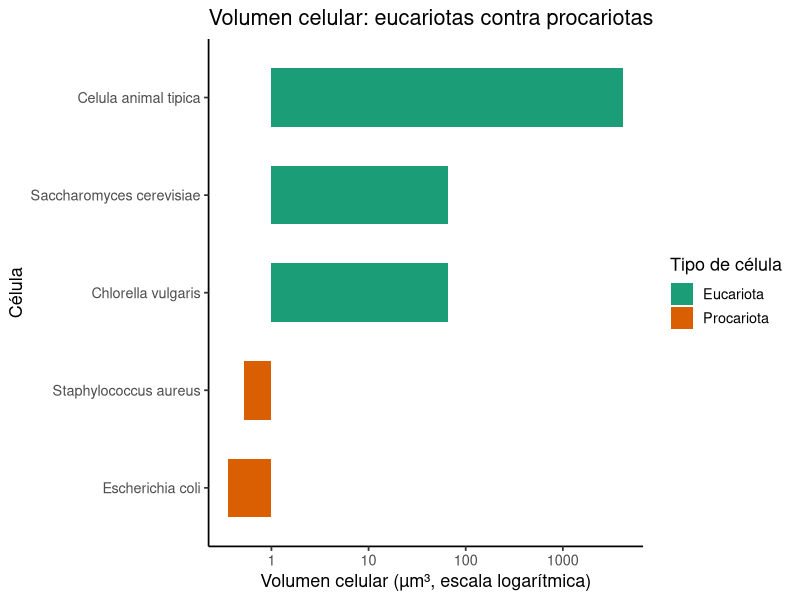
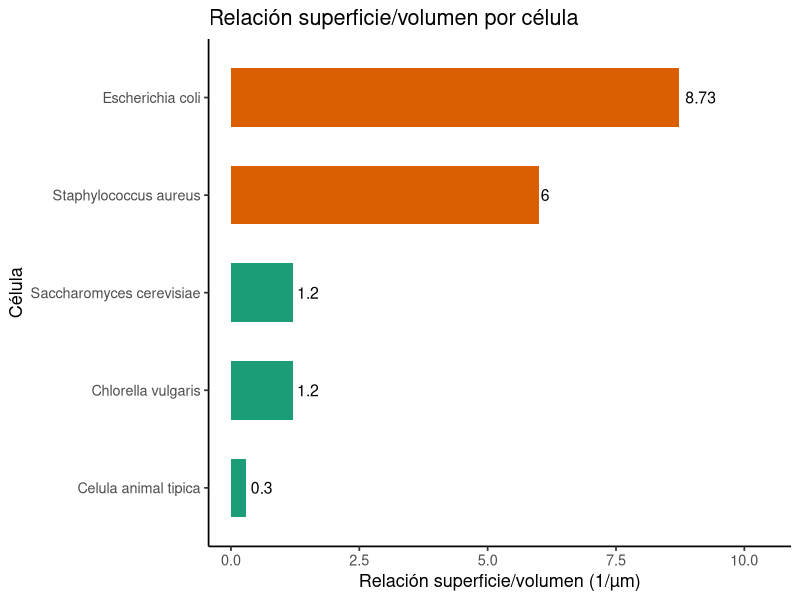
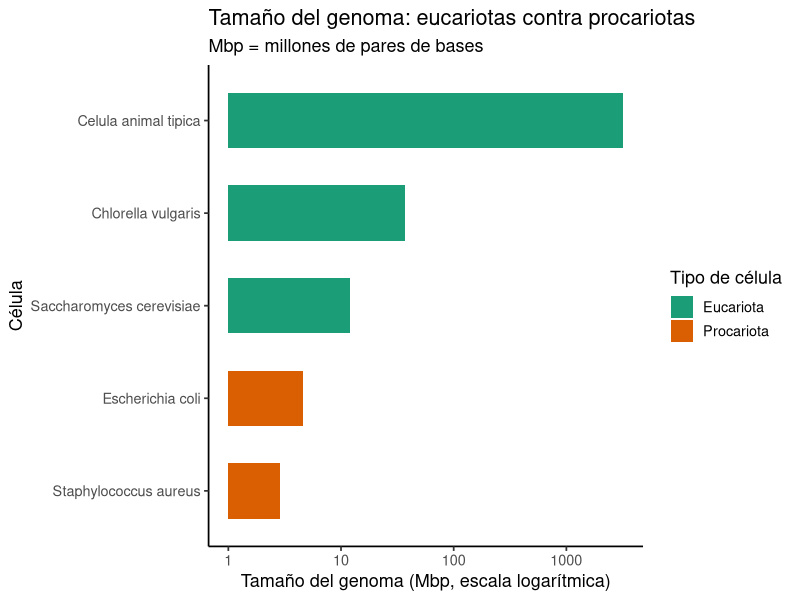
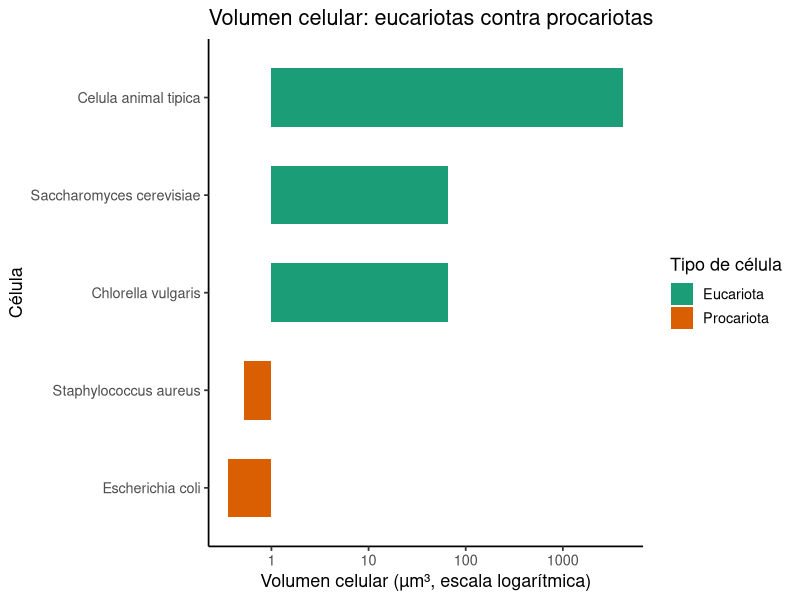
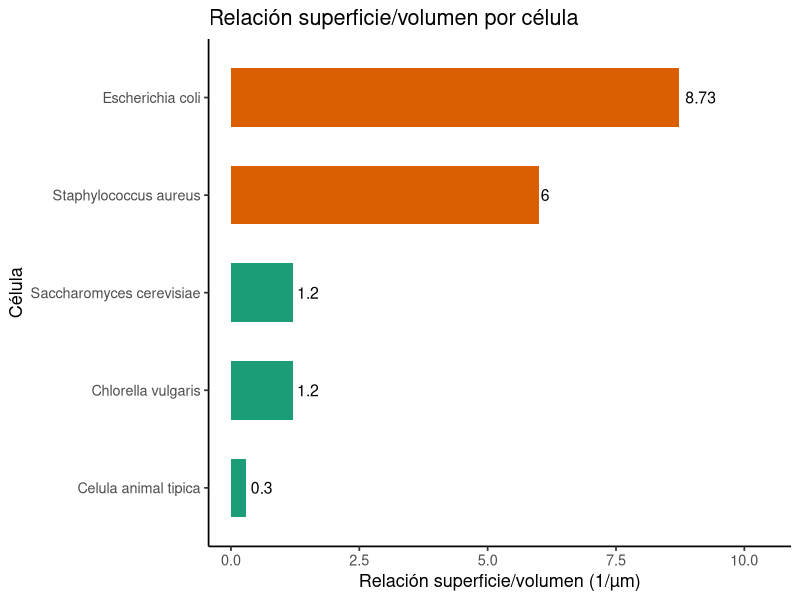
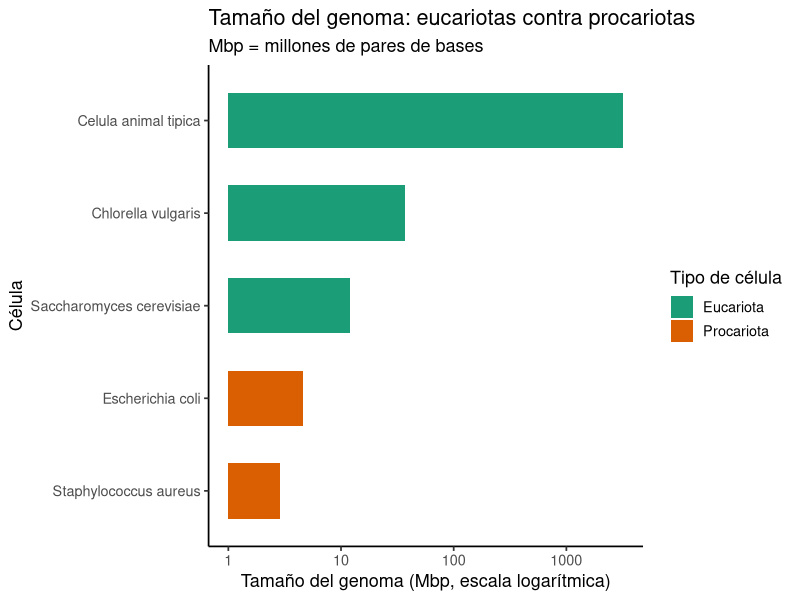

These charts were generated, in order, by the following R code:
# ==========================================================================
# Células eucariotas y procariotas: comparación cuantitativa
# ==========================================================================
# Autor: Dr. José Juan Torres Martínez
# Docente de Ciencias Químicas
# Universidad Autónoma de San Luis Potosí (UASLP)
# México
#
# Material académico para estudiantes
# Serie Aprende R — Biología celular
#
# Descripción: Segunda lección de biología celular. Se compara la célula
#   eucariota con la célula procariota con números, no solo con palabras:
#   a partir de los tamaños y los genomas de cinco células (archivo
#   datos_celulas_comparacion.csv) se calculan en R el volumen, la
#   superficie y la relación superficie/volumen de cada una. Los ejemplos
#   son Escherichia coli y Staphylococcus aureus (procariotas),
#   Saccharomyces cerevisiae (levadura) y Chlorella vulgaris (eucariotas
#   unicelulares), y una célula animal típica como referencia de eucariota
#   grande. También se comparan los tamaños de los genomas y la presencia
#   de organelos.
#
# Objetivos de aprendizaje:
#   - Leer una tabla de comparación con read_csv().
#   - Calcular volumen y superficie según la forma de la célula: esfera
#     para cocos y células eucariotas, cápsula para bacilos como E. coli.
#   - Calcular la relación superficie/volumen y explicar por qué las
#     células pequeñas la tienen mayor.
#   - Comparar tamaños de genomas en escala logarítmica (Mbp).
#   - Decir qué organelos tiene cada tipo de célula y cuáles no.
#
# Datos: archivo datos_celulas_comparacion.csv. Los tamaños son valores
#   típicos publicados: E. coli mide unos 2.0 µm de largo y 0.5 µm de
#   diámetro, con un genoma de 4.64 Mbp (cepa K-12); S. aureus es un coco
#   de 0.5-1.0 µm de diámetro, con un genoma de 2.80-2.90 Mbp;
#   Chlorella vulgaris mide 2-10 µm de diámetro y su genoma es de
#   37.34 Mbp (cepa UTEX 395, Guarnieri et al., 2018); S. cerevisiae
#   tiene un genoma de 12.1 Mbp; el genoma humano tiene 3200 Mbp.
#   Los diámetros típicos de la levadura (5 µm) y de la célula animal
#   (20 µm) son valores típicos de libros de texto.
# ==========================================================================

# --------------------------------------------------------------------------
# 1. Cargar paquetes
# --------------------------------------------------------------------------
library(tidyverse)

# --------------------------------------------------------------------------
# 2. La pregunta y el contexto
# --------------------------------------------------------------------------
# Pregunta: ¿en qué se diferencia una célula eucariota de una procariota,
#   en números?
#
# - Eucariota: tiene núcleo definido (con membrana) y organelos con
#   membrana (mitocondrias, y cloroplastos en las fotosintéticas).
#   Ejemplos: Chlorella vulgaris, Saccharomyces cerevisiae, célula animal.
# - Procariota: no tiene núcleo definido ni organelos con membrana; su
#   ADN está en una región llamada nucleoide. Ejemplos: E. coli,
#   Staphylococcus aureus.
#
# Variables del archivo:
#   - organismo: nombre de la célula.
#   - tipo_celular: Eucariota o Procariota.
#   - forma: esfera (cocos y eucariotas), bastón (E. coli).
#   - diametro_um: diámetro típico de la célula, en µm.
#   - largo_um: largo de la célula, en µm (solo para el bastón).
#   - diametro_min_um, diametro_max_um: rango publicado, en µm.
#   - genoma_Mbp: tamaño del genoma, en millones de pares de bases (Mbp).
#   - genes_aprox: número aproximado de genes.
#   - nucleo, cloroplasto, mitocondria: Sí o No.
#   - ribosoma: 70S (procariota) u 80S (eucariota).

# --------------------------------------------------------------------------
# 3. Leer los datos
# --------------------------------------------------------------------------
datos <- read_csv("datos_celulas_comparacion.csv", show_col_types = FALSE)

print(datos)

# --------------------------------------------------------------------------
# 4. Volumen, superficie y relación superficie/volumen A PARTIR DE LOS DATOS
# --------------------------------------------------------------------------
# Esfera (cocos, levadura, Chlorella, célula animal):
#   V = (4/3) * pi * r^3 ; A = 4 * pi * r^2 ; A/V = 3 / r
# Cápsula (bastón de E. coli: cilindro con dos extremos semiesféricos):
#   V = pi * r^2 * (largo - 2*r) + (4/3) * pi * r^3
#   A = 2 * pi * r * (largo - 2*r) + 4 * pi * r^2
# con r = diámetro / 2. El volumen, la superficie y la relación
# superficie/volumen se calculan en R a partir del diámetro y del largo
# de la tabla.

datos <- datos %>%
  mutate(
    radio_um = diametro_um / 2,
    volumen_um3 = if_else(
      is.na(largo_um),
      (4 / 3) * pi * radio_um^3,
      pi * radio_um^2 * (largo_um - 2 * radio_um) +
        (4 / 3) * pi * radio_um^3
    ),
    superficie_um2 = if_else(
      is.na(largo_um),
      4 * pi * radio_um^2,
      2 * pi * radio_um * (largo_um - 2 * radio_um) +
        4 * pi * radio_um^2
    ),
    sup_vol_por_um = superficie_um2 / volumen_um3
  )

print(select(datos, organismo, tipo_celular, volumen_um3,
             superficie_um2, sup_vol_por_um))

# --------------------------------------------------------------------------
# 5. Comparaciones entre células (cocientes calculados en R)
# --------------------------------------------------------------------------
# ¿Cuántas veces cabe una célula dentro de otra? Se divide el volumen
# de una entre el volumen de la otra. Lo mismo con los genomas.

volumen_ecoli <- filter(datos, organismo == "Escherichia coli")$volumen_um3
volumen_chlorella <- filter(datos, organismo == "Chlorella vulgaris")$volumen_um3
volumen_animal <- filter(datos, organismo == "Celula animal tipica")$volumen_um3
sup_vol_ecoli <- filter(datos, organismo == "Escherichia coli")$sup_vol_por_um
sup_vol_chlorella <- filter(datos, organismo == "Chlorella vulgaris")$sup_vol_por_um
genoma_ecoli <- filter(datos, organismo == "Escherichia coli")$genoma_Mbp
genoma_chlorella <- filter(datos, organismo == "Chlorella vulgaris")$genoma_Mbp
genoma_animal <- filter(datos, organismo == "Celula animal tipica")$genoma_Mbp

comparaciones <- tibble(
  comparacion = c(
    "Volumen de Chlorella / volumen de E. coli",
    "Volumen de célula animal / volumen de E. coli",
    "Volumen de célula animal / volumen de Chlorella",
    "Sup/vol de E. coli / sup/vol de Chlorella",
    "Genoma de Chlorella / genoma de E. coli",
    "Genoma humano / genoma de E. coli"
  ),
  veces = c(
    volumen_chlorella / volumen_ecoli,
    volumen_animal / volumen_ecoli,
    volumen_animal / volumen_chlorella,
    sup_vol_ecoli / sup_vol_chlorella,
    genoma_chlorella / genoma_ecoli,
    genoma_animal / genoma_ecoli
  )
)

print(comparaciones)

# --------------------------------------------------------------------------
# 6. ¿Qué organelos tiene cada célula?
# --------------------------------------------------------------------------
print(select(datos, organismo, tipo_celular, nucleo, cloroplasto,
             mitocondria, ribosoma))

# --------------------------------------------------------------------------
# 7. Gráfica 1: volumen celular (escala logarítmica)
# --------------------------------------------------------------------------
grafica_volumen <- ggplot(
  datos,
  aes(x = reorder(organismo, volumen_um3), y = volumen_um3,
      fill = tipo_celular)
) +
  geom_col(width = 0.6) +
  scale_y_log10() +
  scale_fill_manual(values = c("Eucariota" = "#1b9e77",
                               "Procariota" = "#d95f02")) +
  coord_flip() +
  labs(
    x = "Célula",
    y = "Volumen celular (µm³, escala logarítmica)",
    fill = "Tipo de célula",
    title = "Volumen celular: eucariotas contra procariotas"
  ) +
  theme_classic(base_size = 13)

print(grafica_volumen)

# --------------------------------------------------------------------------
# 8. Gráfica 2: relación superficie/volumen
# --------------------------------------------------------------------------
grafica_sup_vol <- ggplot(
  datos,
  aes(x = reorder(organismo, sup_vol_por_um), y = sup_vol_por_um,
      fill = tipo_celular)
) +
  geom_col(width = 0.6) +
  geom_text(
    aes(label = round(sup_vol_por_um, 2)),
    hjust = -0.2, size = 4
  ) +
  scale_fill_manual(values = c("Eucariota" = "#1b9e77",
                               "Procariota" = "#d95f02")) +
  scale_y_continuous(expand = expansion(mult = c(0.05, 0.25))) +
  coord_flip() +
  labs(
    x = "Célula",
    y = "Relación superficie/volumen (1/µm)",
    fill = "Tipo de célula",
    title = "Relación superficie/volumen por célula"
  ) +
  theme_classic(base_size = 13) +
  theme(legend.position = "none")

print(grafica_sup_vol)

# --------------------------------------------------------------------------
# 9. Gráfica 3: tamaño del genoma (escala logarítmica)
# --------------------------------------------------------------------------
grafica_genoma <- ggplot(
  datos,
  aes(x = reorder(organismo, genoma_Mbp), y = genoma_Mbp,
      fill = tipo_celular)
) +
  geom_col(width = 0.6) +
  scale_y_log10() +
  scale_fill_manual(values = c("Eucariota" = "#1b9e77",
                               "Procariota" = "#d95f02")) +
  coord_flip() +
  labs(
    x = "Célula",
    y = "Tamaño del genoma (Mbp, escala logarítmica)",
    fill = "Tipo de célula",
    title = "Tamaño del genoma: eucariotas contra procariotas",
    subtitle = "Mbp = millones de pares de bases"
  ) +
  theme_classic(base_size = 13)

print(grafica_genoma)

# --------------------------------------------------------------------------
# 10. Exportar las gráficas
# --------------------------------------------------------------------------
# Todas las gráficas de la lección se guardan como archivos PNG en alta
# resolución (300 dpi), listas para un informe o una presentación.
ggsave("eucariotas-procariotas-volumen.png", grafica_volumen,
       width = 18, height = 12, units = "cm", dpi = 300)
ggsave("eucariotas-procariotas-superficie-volumen.png", grafica_sup_vol,
       width = 18, height = 12, units = "cm", dpi = 300)
ggsave("eucariotas-procariotas-genoma.png", grafica_genoma,
       width = 18, height = 12, units = "cm", dpi = 300)

# --------------------------------------------------------------------------
# Interpretación: Gráfica 1 (volumen celular)
# --------------------------------------------------------------------------
# - Eje X: célula (E. coli, S. aureus, S. cerevisiae, Chlorella vulgaris
#   y célula animal típica). No es una cantidad, son cinco células.
# - Eje Y: volumen celular, en micrómetros cúbicos (µm³), en escala
#   logarítmica (cada marca multiplica por 10). La escala es
#   logarítmica porque los volúmenes van de 0.36 µm³ (E. coli) a
#   4188.79 µm³ (célula animal): más de 10 000 veces de diferencia, y
#   en escala lineal las bacterias no se verían.
# - Lo que se aprecia: las dos procariotas (naranja) están abajo, con
#   volúmenes menores de 1 µm³: E. coli 0.36 µm³ y S. aureus 0.52 µm³.
#   Las eucariotas unicelulares (verde) están en medio, con 65.45 µm³
#   cada una (levadura y Chlorella miden lo mismo, 5 µm de diámetro).
#   La célula animal típica (20 µm de diámetro) está arriba, con
#   4188.79 µm³.
# - Qué significa: una célula de Chlorella vulgaris tiene un volumen
#   unas 182 veces mayor que una de E. coli, y una célula animal
#   típica tiene un volumen unas 11 636 veces mayor que E. coli y 64
#   veces mayor que Chlorella. El volumen crece con el cubo del
#   diámetro: una célula 4 veces más ancha (20 µm contra 5 µm) tiene
#   64 veces más volumen (4^3 = 64). Por eso las eucariotas pueden
#   tener organelos y las procariotas no: hay espacio para ellos.
# - Nota sobre E. coli: el volumen calculado con el modelo de cápsula
#   (0.36 µm³, con 0.5 µm de diámetro) es menor que el rango publicado
#   de 0.6-0.7 µm³. La diferencia es que las células publicadas se
#   midieron en medio rico, donde E. coli es más ancha (unos 0.7 µm
#   de diámetro). El modelo y la fórmula son los mismos; cambia el
#   diámetro que se pone en la tabla.
#
# Interpretación: Gráfica 2 (relación superficie/volumen)
# --------------------------------------------------------------------------
# - Eje X: célula (las mismas cinco). No es una cantidad, son cinco
#   células.
# - Eje Y: relación superficie/volumen, en 1/µm. Es la superficie de la
#   célula (µm²) dividida entre su volumen (µm³): las unidades µm²/µm³
#   se simplifican a 1/µm. El número está escrito al final de cada
#   barra.
# - Lo que se aprecia: E. coli tiene la relación más alta (8.73 1/µm),
#   seguida de S. aureus (6.00 1/µm). Las eucariotas unicelulares
#   tienen 1.20 1/µm y la célula animal típica solo 0.30 1/µm. La
#   relación baja cuando la célula crece: para una esfera es 3/r, así
#   que al duplicar el radio, la relación se reduce a la mitad.
# - Qué significa: las células pequeñas tienen mucha más superficie por
#   cada unidad de volumen, así que intercambian nutrientes y desechos
#   con el exterior más rápido en relación con su tamaño. La relación
#   superficie/volumen de E. coli es 7.3 veces mayor que la de
#   Chlorella. Por eso las bacterias crecen y se dividen rápido y las
#   células grandes necesitan organelos y sistemas internos de
#   transporte: su superficie ya no alcanza para abastecer todo su
#   volumen por difusión.
#
# Interpretación: Gráfica 3 (tamaño del genoma)
# --------------------------------------------------------------------------
# - Eje X: célula (las mismas cinco). No es una cantidad, son cinco
#   células.
# - Eje Y: tamaño del genoma, en millones de pares de bases (Mbp), en
#   escala logarítmica. 1 Mbp = 1 000 000 de pares de bases. La escala
#   es logarítmica porque los genomas van de 2.90 Mbp (S. aureus) a
#   3200 Mbp (humano): más de 1000 veces de diferencia.
# - Lo que se aprecia: las procariotas (naranja) tienen los genomas más
#   pequeños: S. aureus 2.90 Mbp y E. coli 4.64 Mbp. La levadura tiene
#   12.1 Mbp y Chlorella vulgaris 37.34 Mbp. El genoma humano (3200
#   Mbp) es mucho mayor que todos los demás.
# - Qué significa: el genoma de Chlorella vulgaris es 8.0 veces mayor
#   que el de E. coli y 3.1 veces mayor que el de la levadura, y el
#   genoma humano es 690 veces mayor que el de E. coli. Pero el tamaño
#   del genoma no crece igual que el número de genes: E. coli tiene
#   unos 4300 genes y el humano unos 21 000 (solo 4.9 veces más genes
#   para un genoma 690 veces mayor). Gran parte del genoma humano es
#   ADN que no codifica proteínas. Además, el tamaño del genoma no
#   dice qué tan compleja es la célula: Chlorella tiene un genoma
#   mayor que la levadura y ambas son eucariotas unicelulares.
#
# --------------------------------------------------------------------------
# Qué aprendimos
# --------------------------------------------------------------------------
# - La diferencia entre eucariota y procariota se mide con números: una
#   célula de Chlorella vulgaris tiene un volumen unas 182 veces mayor
#   que una de E. coli, y una célula animal típica unas 11 636 veces
#   mayor que E. coli.
# - El volumen y la superficie se calculan A PARTIR DE LOS DATOS, según
#   la forma: esfera para cocos y eucariotas, cápsula para el bastón
#   de E. coli. El volumen crece con el cubo del diámetro.
# - La relación superficie/volumen es mayor en las células pequeñas:
#   E. coli 8.73 1/µm contra 1.20 1/µm de Chlorella y 0.30 1/µm de
#   una célula animal. Por eso las células grandes necesitan organelos
#   y transporte interno.
# - Los genomas también se comparan en escala logarítmica: Chlorella
#   vulgaris 37.34 Mbp, E. coli 4.64 Mbp, humano 3200 Mbp. El tamaño
#   del genoma no crece igual que el número de genes.
# - Las procariotas no tienen núcleo, ni cloroplastos, ni mitocondrias,
#   y sus ribosomas son 70S; las eucariotas tienen núcleo y
#   mitocondrias, ribosomas 80S, y cloroplastos solo si son
#   fotosintéticas como Chlorella vulgaris.
